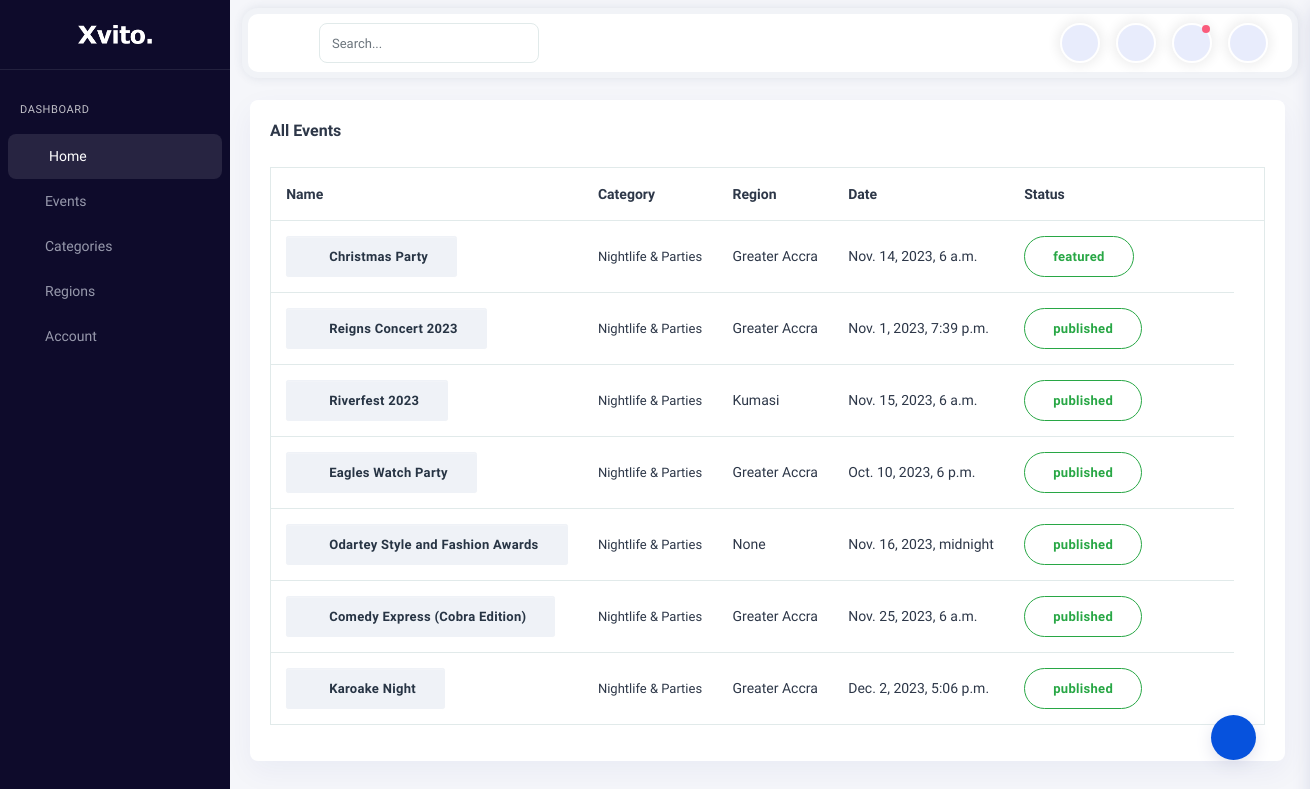
Page /events_backend/all_events/ on the committed database.
### events_app/models.py (models this page shows, shortened)
class Event(models.Model):
    STATUS_CHOICES = (
        ('draft', 'Draft'),
        ('published', 'Published'),
        ('canceled', 'Canceled'),
        ('featured', 'featured'),
    )
    title = models.CharField(max_length=200)
    description = models.TextField()
    location = models.CharField(max_length=200)
    date = models.DateTimeField()
    registration_required = models.BooleanField(default=False)
    registration_link = models.URLField(blank=True, null=True)
    category = models.ForeignKey(EventCategory, on_delete=models.SET_NULL, null=True)
    Region = models.ForeignKey(EventRegion, on_delete=models.SET_NULL, null=True)
    image = models.ImageField(upload_to='event_images/', null=True, blank=True)
    status = models.CharField(max_length=10, choices=STATUS_CHOICES, default='draft')

class EventCategory(models.Model):
    name = models.CharField(max_length=100)
    def __str__(self):
        return self.name

class EventRegion(models.Model):
    name = models.CharField(max_length=100)
    def __str__(self):
        return self.name

### events_backend/views.py (the view)
# urls.py: path('all_events/', AllEvents.as_view(), name='view-events'),
class AllEvents(ListView):
    model = Event
    template_name = 'events_backend/all_events.html'
    context_object_name = 'events'
    paginate_by = 10

### events_backend/templates/events_backend/all_events.html
{% extends 'events_backend/backend_base.html' %}
{% load static %}
{% block content %}
  <div class="main-panel">
    <div class="content-wrapper">
      <div class="container-fluid">
        <div class="row">
          <div class="row">
            <div class="col-12 box-margin">
              <div class="card">
                <div class="card-body">
                  <h6 class="card-title">All Events</h6>
                  <div class="table-responsive">
                    <table class="table table-nowrap">
                      <thead>
                        <tr>
                          <th>Name</th>
                          <th>Category</th>
                          <th>Region</th>
                          <th>Date</th>
                          <th>Status</th>
                          <th></th>
                        </tr>
                      </thead>
                      <tbody>
                        {% for event in events %}
                        <tr>
                          <th scope="row">
                            <button type="button" class="btn btn-sm btn-secondary btn-icon rounded-pill">
                              <span class="btn-inner--icon"><i class="fa fa-book"></i></span>
                              <span class="btn-inner--text">{{ event.title }}</span>
                            </button>
                          </th>
                          <td class="order">
                            <span class="d-block font-13">{{ event.category }}</span>
                          </td>
                          <td>
                            <span class="client">{{ event.Region }}</span>
                          </td>
                          <td>{{ event.date }}</td>
                          <td>
                            <div class="d-flex align-items-center">
                              <button type="button" class="btn btn-rounded btn-outline-success">
                                <span class="btn-inner--text">{{ event.status }}</span>
                              </button>
                              <div class="actions ml-3">
                                <a href="{% url 'backend:update-event' pk=event.pk %}" class="action-item mr-2"
                                  data-bs-toggle="tooltip" title="" data-original-title="Edit">
                                  <i class="fa fa-pencil"></i>
                                </a>
                                <a href="{% url 'backend:event-delete' pk=event.pk %}" class="action-item mr-2" data-bs-toggle="tooltip" title=""
                                  data-original-title="Archive">
                                  <i class="fa fa-archive"></i>
                                </a>
                              </div>
                            </div>
                          </td>
                        </tr>
                        {% endfor %}
                      </tbody>
                    </table>
                  </div>
                </div>
              </div>
            </div>
          </div>
        </div>
      </div>
    </div>
  </div>
{% endblock %}

### rows in the picture
Event: title "Christmas Party", category "Nightlife & Parties", Region "Greater Accra", date "Nov. 14, 2023, 6 a.m.", status "featured"
Event: title "Reigns Concert 2023", category "Nightlife & Parties", Region "Greater Accra", date "Nov. 1, 2023, 7:39 p.m.", status "published"
Event: title "Riverfest 2023", category "Nightlife & Parties", Region "Kumasi", date "Nov. 15, 2023, 6 a.m.", status "published"
Event: title "Eagles Watch Party", category "Nightlife & Parties", Region "Greater Accra", date "Oct. 10, 2023, 6 p.m.", status "published"
Event: title "Odartey Style and Fashion Awards", category "Nightlife & Parties", Region "None", date "Nov. 16, 2023, midnight", status "published"
Event: title "Comedy Express (Cobra Edition)", category "Nightlife & Parties", Region "Greater Accra", date "Nov. 25, 2023, 6 a.m.", status "published"
Event: title "Karoake Night", category "Nightlife & Parties", Region "Greater Accra", date "Dec. 2, 2023, 5:06 p.m.", status "published"
